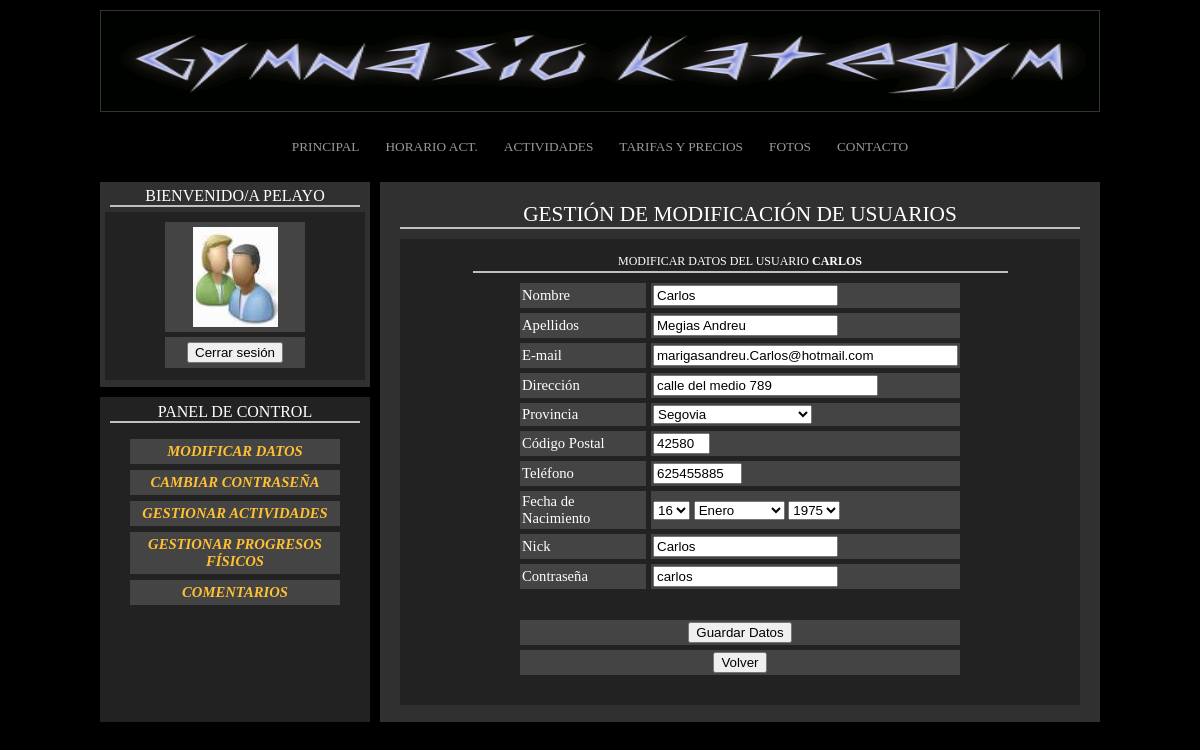
Screenshot of /ModificarUsuariosAdmin.php?Id=13&ModOP=1 (signed in) with the database file from the repository.
### tables this page shows
CREATE TABLE `tblusuario` (
  `IdUsuario` int(11) NOT NULL,
  `Nombre` varchar(45) DEFAULT NULL,
  `Apellidos` varchar(45) DEFAULT NULL,
  `EstadoUsuario` int(11) DEFAULT NULL,
  `Email` varchar(45) DEFAULT NULL,
  `Direccion` varchar(45) DEFAULT NULL,
  `CodProvincia` int(11) NOT NULL,
  `CodPostal` varchar(5) DEFAULT NULL,
  `Telefono` varchar(15) DEFAULT NULL,
  `FechaNacimiento` date DEFAULT NULL,
  `Nick` varchar(45) NOT NULL,
  `Contrasenia` varchar(45) NOT NULL,
  `TipoUsuario` int(3) NOT NULL,
  `Foto` varchar(45) DEFAULT NULL,
  `Borrado` int(11) DEFAULT NULL
);

### ModifUsuariosAdmin.php (the view, shortened to what this page needs)
<?php
        include 'ConexionBD.php';
    if ((isset($_SESSION['Valido']) && $_SESSION['Valido']==1))
      {
         if(isset($_SESSION['TipoUsuario']))
                {
                    $IdUsuario=$_GET['Id'];
                    $sqlNomUsuario="select Nombre from tblusuario where IdUsuario=$IdUsuario";
                    $NomUsuario=$conexion->query($sqlNomUsuario);
                    $ElNombre=$NomUsuario->fetch_array(MYSQLI_BOTH);
                    if(isset($_GET['ModOP']) && is_numeric($_GET['ModOP']))
                       {
                            if($_GET['ModOP']==1)
                             {
                                echo "<div class='TitGestAdmin'>Modificar datos del usuario <strong>$ElNombre[0]</strong></div>";
                                $sqlUsuario="select * from tblusuario where IdUsuario=$IdUsuario";
                                $User=$conexion->query($sqlUsuario);
                                $UsuarioLog=$User->fetch_array(MYSQLI_BOTH);
                                  if($UsuarioLog['FechaNacimiento']=='')
                                   {
                                        $fechNacimiento='';
                                   }
                                  else
                                   {
                                      $fech=explode ('-', $UsuarioLog['FechaNacimiento']);
                                   }
                                $sqlNumTotProvincias="select Provincia from tblprovincias";
                                $TotProvincias=$conexion->query($sqlNumTotProvincias);
                                echo"<form id='formMod' action='AlmacenaModUserAdmin.php' method='post'>
                                    <table class='TabDatPer' border='0' cellpadding='2' cellspacing='5'>
                                         <tr>
                                            <td class='Anchura'><label for='idNombre'>Nombre</label></td>
                                            <td><input type='text' id='idNombre' name='Nombre' value='".$UsuarioLog['Nombre']."'/></td>
                                         </tr>
                                         <tr>
                                            <td><label for='idApellidos'>Apellidos</label></td>
                                            <td><input type='text' id='idApellidos' name='Apellidos' value='".$UsuarioLog['Apellidos']."'/></td>
                                         </tr>
                                         <tr>
                                            <td><label for='idMail'>E-mail</label></td>
                                            <td><input  type='text' id='idMail' name='Correo' size='35' value='".$UsuarioLog['Email']."'/></td>
                                         </tr>
                                         <tr>
                                            <td><label for='idDireccion'>Direcci&oacute;n</label></td>
                                            <td><input type='text' id='idDireccion' name='Direccion' size='25' value='".$UsuarioLog['Direccion']."'/></td>
                                         </tr>
                                         <tr>
                                            <td><label for='idProvincia'>Provincia</label></td>
                                            <td>
                                                <select id='idProvincia' name='Provincia'>
                                                    <option value=''>&lt;Elija una provincia</option>";
                                                      $i=1;
                                                      while($NombreProvincias=$TotProvincias->fetch_array(MYSQLI_BOTH))
                                                       {
                                                         echo "<option value='".$i."'>".$NombreProvincias['Provincia']."</option><br/>\n";
                                                         $i+=1;
                                                       }
                                                 echo "</select>
                                                <script languaje='javascript' type='text/javascript'>
                                                    document.getElementById('formMod').Provincia.value=".$UsuarioLog['CodProvincia'].";
                                                </script>
                                            </td>
                                         </tr>
                                         <tr>
                                            <td><label for='idCP'>C&oacute;digo Postal</label></td>
                                            <td><input type='text' id='idCP' name='CodigoPostal' size='4' value='".$UsuarioLog['CodPostal']."'/></td>
                                         </tr>
                                         <tr>
                                            <td><label for='idTel'>Tel&eacute;fono</label></td>
                                            <td><input type='text' id='idTel' name='Telefono' size='8' value='".$UsuarioLog['Telefono']."'/></td>
                                         </tr>
                                         <tr>
                                            <td>Fecha de Nacimiento</td>
                                            <td>
                                               <div class='fechNac'>
                                                    <select onchange='MuestraFech()' id='idDia' name='dia'>";
                                                       for($i=1;$i<=31;$i++)
                                                         {
                                                           echo "<option value='".$i."'>".$i."</option><br/>\n";
                                                         }
                                                    echo"</select>
                                                    <script languaje='javascript' type='text/javascript'>
                                                        document.getElementById('formMod').dia.value=$fech[2];
                                                    </script>
                                               </div>
                                               <div class='fechNac'>
                                                    <select id='idMes' name='mes'>";
                                                         $meses=array(0=>"Enero",1=>"Febrero",2=>"Marzo",3=>"Abril",4=>"Mayo",
                                                           5=>"Junio",6=>"Julio",7=>"Agosto",8=>"Septiembre",9=>"Octubre",10=>"Noviembre",11=>"Diciembre");
                                                        for($i=0;$i<=11;$i++)
                                                         {
                                                           echo "<option value='".($i+1)."'>".$meses[$i]."</option><br/>\n";
                                                         }
                                                    echo"</select>
                                                    <script languaje='javascript' type='text/javascript'>
                                                        document.getElementById('formMod').mes.value=$fech[1];
                                                    </script>
                                               </div>
                                               <div class='fechNac'>
                                                    <select onchange='MuestraFech()' id='idAnio' name='anio'>";
                                                       for($i=2021;$i>=1930;$i--)
                                                         {
                                                           echo "<option value='".$i."'>".$i."</option><br/>\n";
                                                         }
                                                    echo"</select>
                                                    <script languaje='javascript' type='text/javascript'>
                                                        document.getElementById('formMod').anio.value=$fech[0];
                                                    </script>
                                              </div>
                                              <input type='hidden' name='FechaNacimiento'/>
                                            </td>
                                         </tr>
                                         <tr>
                                            <td><label for='idNick'>Nick</label></td>
                                            <td><input type='text' id='idNick' name='Nick' value='".$UsuarioLog['Nick']."'/></td>
                                         </tr>
                                         <tr>
                                            <td><label for='idNick'>Contrase&ntilde;a</label></td>
                                                <td><input type='text' id='idPass' name='Pass' value='".$UsuarioLog['Contrasenia']."'/></td>
                                         </tr>";
                                        if(isset($_GET['ER']) && $_GET['ER']==1)
                                          {
                                            echo"<tr><td colspan='2' class='ErrNick'>
                                                    El Nick introducido ya existe!!
                                                 </td></tr>";
                                          }
                                        else
                                          {
                                            if(isset($_GET['ER']) && $_GET['ER']==2)
                                             {
                                               echo"<tr><td colspan='2' class='ErrNick'>
                                                      El Nick introducido es incorrecto!!
                                                   </td></tr>";
                                             }
                                            else
                                             {
                                               echo "<tr><td colspan='2' style='background-color:#222; height:1%;'>&nbsp;</td></tr>";
                                             }
                                          }
                                        echo"<tr>
                                                <td colspan='2' style='text-align:center;'>
                                                    <input type='hidden' name='IdUS' value='$IdUsuario'/>
                                                    <input type='submit' value='Guardar Datos'/>
                                                </td>
                                             </tr>
                                             <tr>
                                                <td colspan='2' style='text-align:center;'>
                                                    <a href='ModificarUsuariosAdmin.php?Id=$IdUsuario'><button>Volver</button></a>
                                                </td>
                                             </tr>
                                    </table>
                                  </form>";
                             }
                             exit;
                       }
                }
      }
    else
      {
        header('location:index.php');
      }
?>

### AccesoSistema.php (shortened to what this page needs)
<?php
        include 'ConexionBD.php';
    if ((isset($_SESSION['Valido']) && $_SESSION['Valido']==1)&&
            (isset($_SESSION['Borrado']) && $_SESSION['Borrado']==0))
        {
            $sqlimagen="select Foto from tblusuario where IdUsuario=".$_SESSION['IDUsuario'];
            $imagen = $conexion->query($sqlimagen);
            $NombreImagen=$imagen->fetch_array(MYSQLI_BOTH);
            if($NombreImagen[0]==null)
              {
                 $imagenUsuario="./Imagenes/ImagenesUsuarios/ImaUserdes.jpg";
              }
            else
              {
                $imagenUsuario=$NombreImagen[0];
              }
            echo "<div class='tituloLogeado'>Bienvenido/a ".$_SESSION['Nombre']."</div>";
            echo "<div class='ContieneLogueado'>";
                    echo "<table class='TablLogueado' border='0' cellpadding='5' cellspacing='5'>
                                <tr>
                                    <td>
                                    <img src='$imagenUsuario'/>
                                    </td>
                                </tr>
                                <tr>
                                    <td>
                                        <form action='CierraSession.php' method='post'>
                                           <div style='text-align:center;'>
                                              <input type='submit' value='Cerrar sesi&oacute;n'/>
                                           </div>
                                        </form>
                                    </td>
                                </tr>
                           </table>
                   </div>";
        }
?>

### EstilosProyecto/estilos_proyectoKategym.css (style rules this page uses)
.bodyPrincipal { margin:10px auto; color:#ffffff; background-color:#000; }
.ContieneLogueado { padding:5px; background-color:#222; width:250px; margin:auto; height:77%; }
.tituloLogeado { text-align:center; margin:5px auto; font-family:Impact; border-bottom:solid 2px #c0c0c0; width:250px; text-transform:uppercase; }
.ContieneLogueado .TablLogueado { margin:auto; width:150px; text-align:center; }
.ContieneLogueado .TablLogueado td { background-color:#444; }
.ContGestAdmin .TitGestAdmin { background-color:#222; margin:0px auto 5px auto; width:535px; font-family:Verdana; text-transform:uppercase; border-bottom:solid 2px #c0c0c0; font-size:9pt; padding:0px 0px 2px 0px; text-align:center; }
.ContGestAdmin .TabDatPer { width:450px; margin:5px auto 0px auto; font-size:11pt; color:#FFF; font-family:Verdana; }
.ContGestAdmin .TabDatPer td { background-color:#444; }
.ContGestAdmin .TabDatPer .fechNac { display:inline; }

### rows the page displays
tblusuario: Foto (picture)
tblusuario: Nombre "CARLOS", Nombre "Carlos", Apellidos "Megias Andreu", Correo "marigasandreu.Carlos@hotmail.com", Direccion "calle del medio 789", CodigoPostal "42580", Telefono "625455885", Nick "Carlos", Pass "carlos"

### other values shown
$_SESSION['Nombre'] "PELAYO"
form field Provincia "Segovia"
form field dia "16"
form field mes "Enero"
form field anio "1975"
